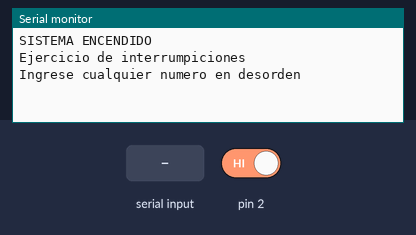
This sketch was run on a simulated Arduino Uno, built with avr-gcc and run on an emulated ATmega328P. Parts: the last lines printed to the serial monitor. Inputs (shaded band) come from the test bench; at power-on: pin 2 HIGH.

Above: at 1.2 s.
1.3 s: "90,45\n" received over Serial
At 3.5 s:
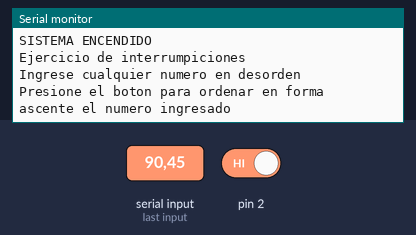
3.8 s: pin 2 driven LOW
At 4.5 s:
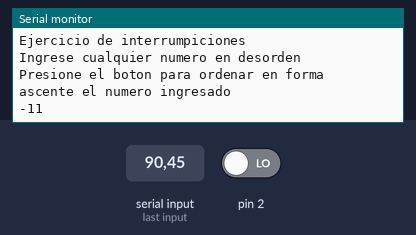
5.3 s: pin 2 driven HIGH
At 5.7 s:
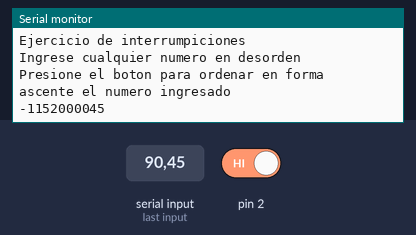

The sketch:

INTERRUPCIONES.ino
```cpp
/*Deber de interrupciones
PillajoEstefania
UTN-FICA-CIERCOM*/
int on = 0;
String dato;
int i = 0;
String posicion;
int swapped;
int almacenamiento;

void setup() {
  attachInterrupt(0, seleccion, LOW);
  Serial.begin(9600);
  Serial.println("SISTEMA ENCENDIDO");
  Serial.println("Ejercicio de interrumpiciones");
  Serial.println("Ingrese cualquier numero en desorden");
}
void loop() {
  if (Serial.available() > 0) {
    dato = Serial.readString();
    Serial.println("\n");
    Serial.println("Presione el boton para ordenar en forma ascente el numero ingresado");
  }
  if (on == 1) {
    int numero[dato.length()];
    for (i = 0; i < dato.length(); i++) {
      posicion = dato.substring(i, (i + 1));
      numero[i] = posicion.toInt();
    }
    do {
      swapped = 0;
      for (i = 0; i < dato.length(); i++) {
        if (numero[i] > numero[i + 1]) {
          swapped = 1;
          almacenamiento = numero[i];
          numero[i] = numero[i + 1];
          numero[i + 1] = almacenamiento;
        }
      }
    }
    while (swapped);
    for (i = 0; i < dato.length(); i++) {
      Serial.print(numero[i]);
    }
    on = 0;
  }
}
void seleccion() {
  on = 1 - on;

}
```

Measured:
- after the input at 1.3 s, the serial monitor: prints a new line after 1.0 s (image 1)
- after the input at 3.8 s, the serial monitor: prints a new line at once (image 2)
- after the input at 5.3 s, the serial monitor: prints a new line at once (image 3)
